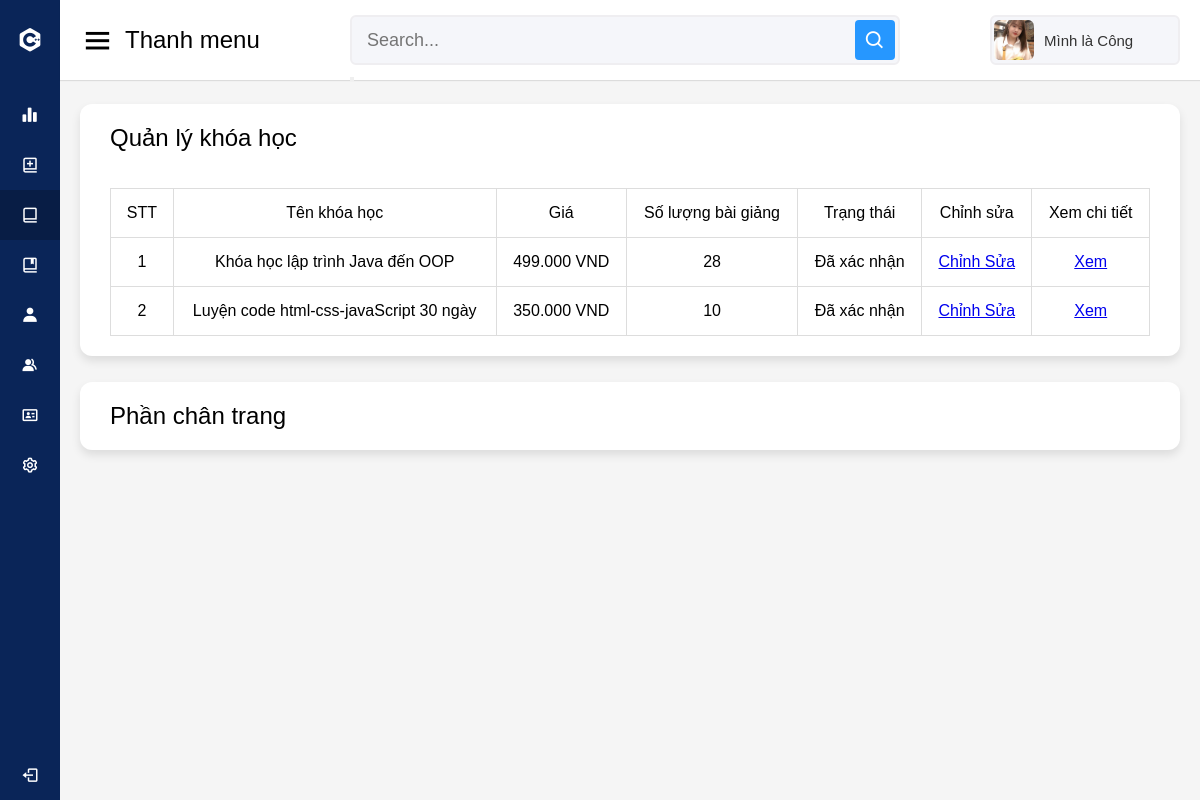
The app's page /admin/manage/course_manager.php (signed in), older data.
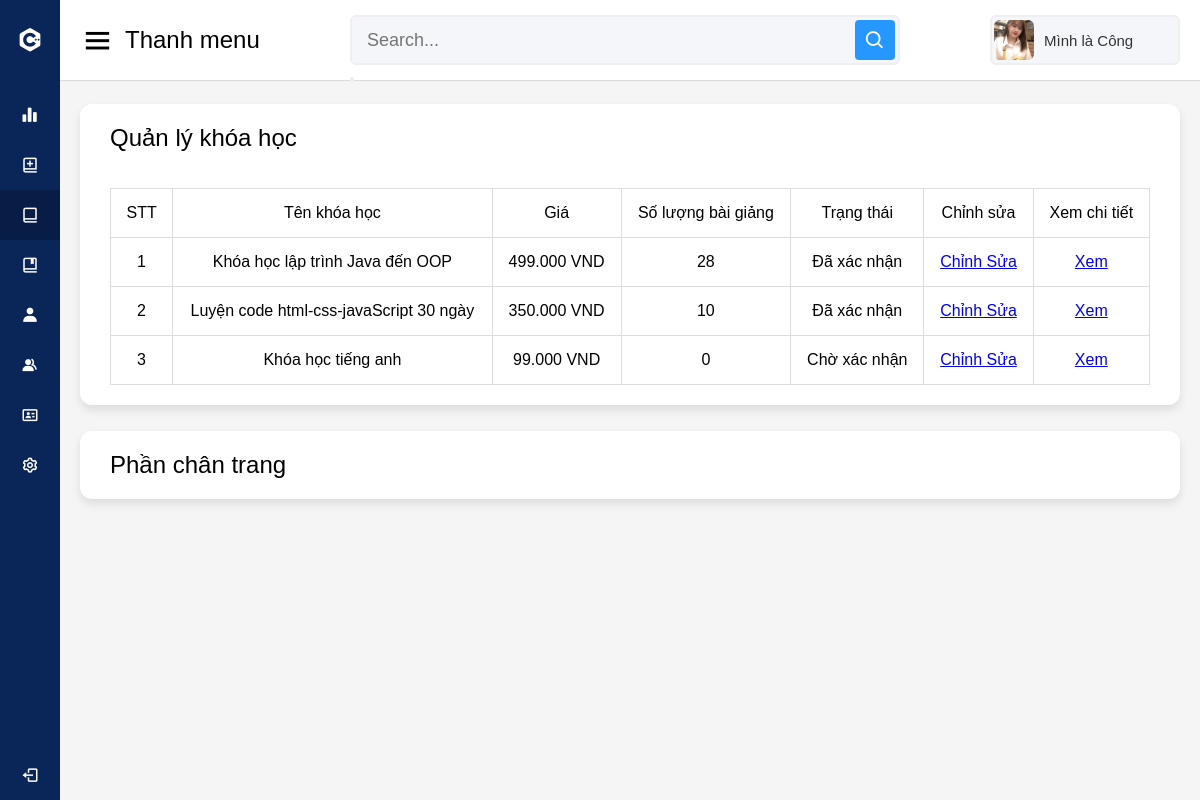
The same page, newer data.
### tables this page shows
CREATE TABLE `course` (
  `id_course` int(11) NOT NULL,
  `id_admin` int(11) NOT NULL,
  `name_course` varchar(100) NOT NULL,
  `description_course` text NOT NULL,
  `author` varchar(30) DEFAULT NULL,
  `image_course` varchar(150) NOT NULL,
  `status_course` int(11) NOT NULL,
  `price` int(11) NOT NULL,
  `created_at` timestamp NOT NULL DEFAULT CURRENT_TIMESTAMP
);

### admin/manage/course_manager.php (the view, shortened to what this page needs)
<!DOCTYPE html>
<html lang="en" dir="ltr">
<head>
    <link rel="stylesheet" href="../default/style.css">
    <link href='https://unpkg.com/boxicons@2.0.7/css/boxicons.min.css' rel='stylesheet'>
</head>
<body>
    <?php
    require "../default/option.php"
    ?>
    <section class="home-section">
            <?php
            require "../default/user.php"
            ?>
            <div class="home-content">
                <div class="sales-boxes">
                    <div class="recent-sales box">
                        <div class="title">Quản lý khóa học</div>
                        <br><br>
                        <div class="sales-details">
                            <?php
                            if (!function_exists('currency_format')) {
                                function currency_format($number, $suffix = ' VND')
                                {
                                    if (!empty($number)) {
                                        return number_format($number, 0, ',', '.') . "{$suffix}";
                                    }
                                }
                            }
                            require "../../public/connect_sql.php";
                            $id = $_SESSION['id'];
                            $sql = "SELECT course.*, COUNT(lesson.id_course) as number_course FROM `course`
                                LEFT OUTER JOIN lesson ON course.id_course = lesson.id_course
                                WHERE course.id_admin = '$id'
                                GROUP BY course.id_course";
                            $courses = mysqli_query($connection, $sql);
                            ?>
                            <table>
                                <tr>
                                    <th>STT</th>
                                    <th>Tên khóa học</th>
                                    <th>Giá</th>
                                    <th>Số lượng bài giảng</th>
                                    <th>Trạng thái</th>
                                    <th>Chỉnh sửa</th>
                                    <th>Xem chi tiết</th>
                                </tr>
                                <?php foreach ($courses as $index => $course) { ?>
                                    <tr>
                                        <th>
                                            <?php echo $index + 1; ?>
                                        </th>
                                        <th>
                                            <?php echo $course['name_course'] ?>
                                        </th>
                                        <th>
                                            <?php echo currency_format($course['price']) ?>
                                        </th>
                                        <th>
                                            <?php echo $course['number_course'] ?>
                                        </th>
                                        <th>
                                            <?php
                                            if ($course['status_course'] == 0) {
                                                echo "Chờ xác nhận";
                                            } else {
                                                echo "Đã xác nhận";
                                            }
                                            ?>
                                        </th>
                                        <th>
                                            <a href="./course_add_detail.php?id=<?php echo $course['id_course'] ?>">Chỉnh Sửa</a>
                                        </th>
                                        <th>
                                            <a href="../../view_course.php?id=<?php echo $course['id_course'] ?>">Xem</a>
                                        </th>
                                    </tr>
                                <?php } ?>
                            </table>
                        </div>
                    </div>
                </div>
                <?php require "../default/footer.php" ?>
            </div>
    </section>
</body>
</html>

Row changes from the older to the newer data that the page shows:
added course: name_course "Khóa học tiếng anh", price "99.000 VND", number_course "0", status_course "Chờ xác nhận"
